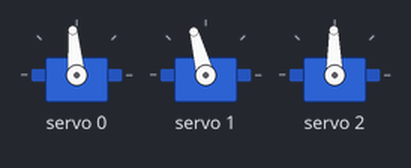
Recording of a sketch running on a simulated Arduino Uno, built with avr-gcc and run on an emulated ATmega328P. Parts: 3 × servo.

Above: at 0.1 s.
At 6.1 s:
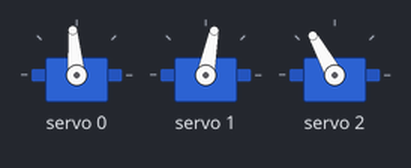
At 7.28 s:
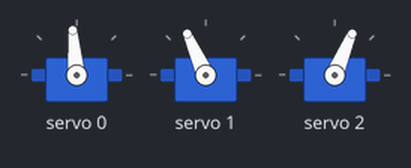
Timing chart, 0 to 9.6 s (numbered marks = the images above):
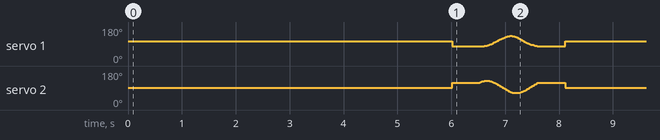

The sketch:

Feb_2_Servo_Test.ino
```cpp
#include <Wire.h>
#include <Adafruit_PWMServoDriver.h>
#include "string.h"

// called this way, it uses the default address 0x40
Adafruit_PWMServoDriver pwm = Adafruit_PWMServoDriver();

//#define SERVOMIN  125 // This is the 'minimum' pulse length count (out of 4096)
//#define SERVOMAX  500 // This is the 'maximum' pulse length count (out of 4096)
//#define USMIN  600 // This is the rounded 'minimum' microsecond length based on the minimum pulse of 150
//#define USMAX  2400 // This is the rounded 'maximum' microsecond length based on the maximum pulse of 600
#define SERVO_FREQ 50 // Analog servos run at ~50 Hz updates

#define L1 2.1875
#define L2 4.3125
#define L3 5.25

String old_str = "312.5";
String new_str = "312.5";

String x;
String y;
String z;

float val1, val2, val3;
float radius = 2;
int count = 0;
int numPoints = 300;
double theta = 0;

double th1 = 0;
double th2 = 0;
double th3 = 0;

float pwm1, pwm2, pwm3;

bool isValid = 1;

void setup()
{
  Serial.begin(9600);
  pwm.begin();
  pwm.setOscillatorFrequency(27000000);
  pwm.setPWMFreq(SERVO_FREQ);
  delay(10);

  //Set initial position, then execute loop after 3 seconds
  val1 = L3, val2 = L1, val3 = L2;
  isValid = IK(val1,val2,val3);
  isValid = set_servos();
  delay(6000);
}

void loop()
{

 if (count < numPoints)
  {
    GetCoords();
    count = count + 1;
  }

  else
  {
    val1 = L3, val2 = L1, val3 = L2;
    isValid = IK(val1,val2,val3);
    isValid = set_servos();
  }

}

bool set_servos()
{
  if (!isValid)
  {
    return 0;
  }
  else
  {
  // map functions
  int temp_pwm1 = own_map(th1,-HALF_PI,HALF_PI,125,500);
  if ((temp_pwm1 < 125) || (temp_pwm1 > 500))
  {
    return 0;
  }
  else
  {
    pwm1 = temp_pwm1;
    pwm.setPWM(0, 0, pwm1);
  }
  int temp_pwm2 = own_map(th2,-HALF_PI,HALF_PI,125,500);
  if ((temp_pwm2 < 125) || (temp_pwm2 > 500))
  {
    return 0;
  }
  else
  {
    pwm2 = temp_pwm2;
    pwm.setPWM(1, 0, pwm2);
  }
  int temp_pwm3 = own_map(th3,-HALF_PI,HALF_PI,125,500);
  if ((temp_pwm3 < 125) || (temp_pwm3 > 500))
  {
    return 0;
  }
  else
  {
    pwm3 = temp_pwm3;
    pwm.setPWM(2, 0, pwm3);
  }

  return 1;
  }
}

bool IK(float x, float y, float z)
{
  x = x - 0.83;
  double r = sqrt(((y * y) + (z * z)));
  double this_th1 = atan2(z,y);
  double this_th2 = acos((L1/r));
  double temp_th1 = this_th2 - this_th1;
  //Check for validity
  if ((th1 < -HALF_PI) || (th1 > HALF_PI))
  {
    return 0;
  }
  else
  {
    th1 = temp_th1 * -1;
  }

  double rprime = sqrt(((x * x) + (r * r)));
  double this_th = atan2(x,r);
  double phi = acos(((L2 * L2) + (rprime * rprime) - (L3 * L3)) / (2 * L2 * rprime));
  double temp_th2 = phi - this_th;
  if ((th2 < -HALF_PI) || (th2 > HALF_PI))
  {
    return 0;
  }
  else
  {
    th2 = temp_th2;
  }
  double psi = acos(((L2 * L2) + (L3 * L3) - (rprime * rprime)) / (2 * L2 * L3));
  double temp_th3 = psi - HALF_PI;
  if ((th3 < -HALF_PI) || (th3 > HALF_PI))
  {
    return 0;
  }
  else
  {
    th3 = temp_th3;
  }
  return 1;
}
 int own_map(double val, double prev_low, double prev_high, double now_low, double now_high)
 {
  double prev_range = prev_high - prev_low;
  double now_range = now_high - now_low;
  double prev_location = (val - prev_low) / prev_range;
  double now_location = (prev_location * now_range) + now_low;
  return now_location;
 }

 void GetCoords()
 {
  float path_theta = (float(count)/numPoints)*2*M_PI;
  val1 = L3 + (radius * cos(path_theta));
  val3 = L2 + (radius * sin(path_theta));
  IK(val1,val2,val3);
  set_servos();
  if (count == 0 || count == (numPoints - 1))
  {
    delay(500);
  }
  return;
 }
```
